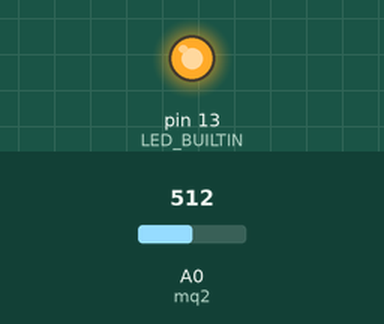
This sketch was run on a simulated Arduino Uno, built with avr-gcc and run on an emulated ATmega328P. Parts: output pins drawn as LEDs (lit = HIGH). The inputs (shaded band) are chosen by the test bench; at power-on: A0 (mq2) = 512.

Above: at 1.2 s.
1.3 s: A0 (mq2) set to 218
2.8 s: A0 (mq2) set to 192
At 3.6 s:
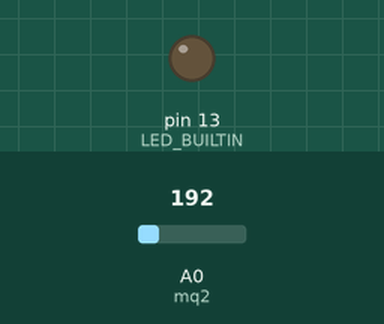
4.3 s: A0 (mq2) set to 210
At 4.7 s:
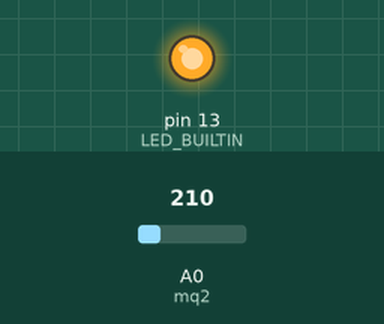
5.8 s: A0 (mq2) set to 190
At 7.1 s:
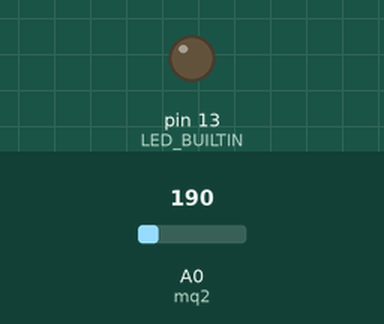
Timing chart, 0 to 8.3 s (numbered marks = the images above; inputs shaded):
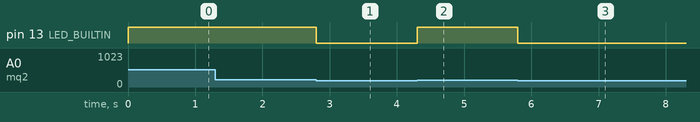

The sketch:

MQ2.ino
```cpp
// Sensor Pin
#define mq2 A0
// Thereshold to warning
#define threshold 200

int sensorValue = 0;

void setup() {
    Serial.begin(9600);
    pinMode(LED_BUILTIN, OUTPUT);
}

void loop() {
  sensorValue = analogRead(mq2);

  if (sensorValue > threshold) {
    digitalWrite(LED_BUILTIN, HIGH);
  } else {
    digitalWrite(LED_BUILTIN, LOW);
  }
}
```

Measured:
- the behaviour switches between 201 and 200 on A0 (mq2) (found by bisection; images 0 and 1)
- after the input at 1.3 s, every drawn part: stays the same
- after the input at 2.8 s, pin 13 (LED_BUILTIN): HIGH → LOW at once
- after the input at 4.3 s, pin 13 (LED_BUILTIN): LOW → HIGH at once
- after the input at 5.8 s, pin 13 (LED_BUILTIN): HIGH → LOW at once
